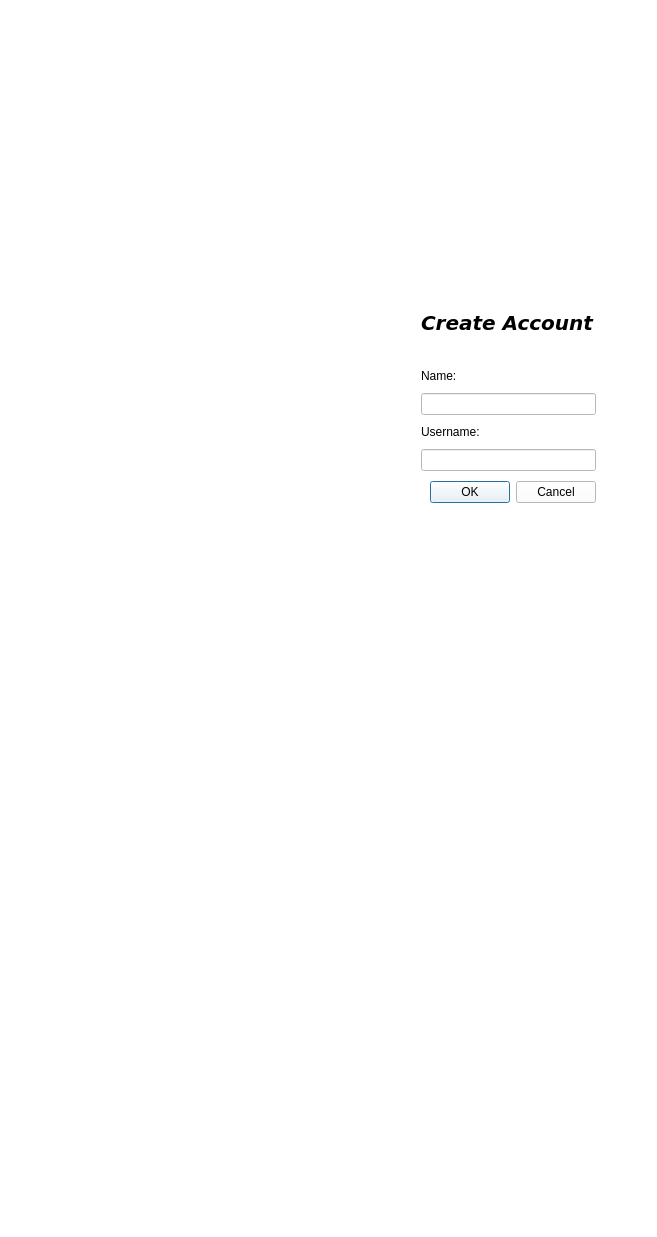
<?xml version="1.0" encoding="UTF-8"?>
<ui version="4.0">
 <class>RegisterUser</class>
 <widget class="QDialog" name="RegisterUser">
  <property name="geometry">
   <rect>
    <x>0</x>
    <y>0</y>
    <width>657</width>
    <height>1237</height>
   </rect>
  </property>
  <property name="windowTitle">
   <string>New User</string>
  </property>
  <property name="styleSheet">
   <string notr="true">background-color: white</string>
  </property>
  <property name="sizeGripEnabled">
   <bool>false</bool>
  </property>
  <layout class="QGridLayout" name="gridLayout">
   <item row="1" column="0">
    <layout class="QFormLayout" name="formLayout">
     <property name="horizontalSpacing">
      <number>10</number>
     </property>
     <property name="verticalSpacing">
      <number>10</number>
     </property>
     <property name="leftMargin">
      <number>400</number>
     </property>
     <property name="topMargin">
      <number>300</number>
     </property>
     <property name="rightMargin">
      <number>50</number>
     </property>
     <property name="bottomMargin">
      <number>500</number>
     </property>
     <item row="0" column="1">
      <widget class="QLabel" name="label">
       <property name="font">
        <font>
         <family>DejaVu Sans</family>
         <pointsize>15</pointsize>
         <weight>75</weight>
         <italic>true</italic>
         <bold>true</bold>
        </font>
       </property>
       <property name="text">
        <string>Create Account</string>
       </property>
      </widget>
     </item>
     <item row="1" column="1">
      <widget class="QLabel" name="label_2">
       <property name="text">
        <string/>
       </property>
       <property name="pixmap">
        <pixmap>../Downloads/createAccount.jpg</pixmap>
       </property>
      </widget>
     </item>
     <item row="2" column="1">
      <widget class="QLabel" name="realNameLabel">
       <property name="styleSheet">
        <string notr="true">color: black;</string>
       </property>
       <property name="text">
        <string>Name:</string>
       </property>
      </widget>
     </item>
     <item row="3" column="1">
      <widget class="QLineEdit" name="nameInput">
       <property name="styleSheet">
        <string notr="true">color: black;</string>
       </property>
      </widget>
     </item>
     <item row="4" column="1">
      <widget class="QLabel" name="usernameLabel">
       <property name="styleSheet">
        <string notr="true">color: black;</string>
       </property>
       <property name="text">
        <string>Username:</string>
       </property>
      </widget>
     </item>
     <item row="5" column="1">
      <widget class="QLineEdit" name="inputUser">
       <property name="styleSheet">
        <string notr="true">color: black;</string>
       </property>
      </widget>
     </item>
     <item row="6" column="1">
      <widget class="QDialogButtonBox" name="buttonBox">
       <property name="cursor">
        <cursorShape>PointingHandCursor</cursorShape>
       </property>
       <property name="standardButtons">
        <set>QDialogButtonBox::Cancel|QDialogButtonBox::Ok</set>
       </property>
      </widget>
     </item>
    </layout>
   </item>
  </layout>
 </widget>
 <resources/>
 <connections/>
</ui>
